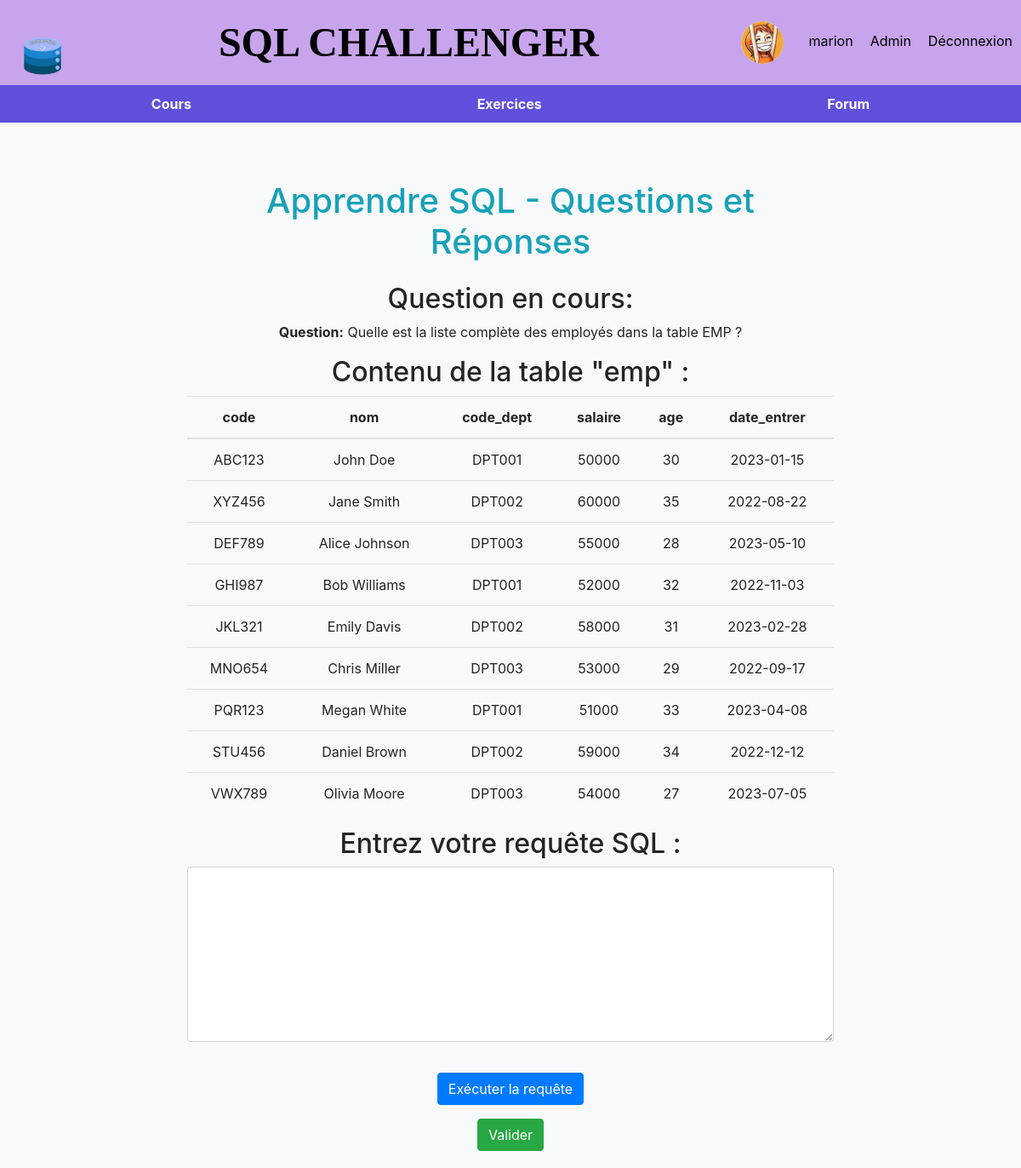
The app's page /exercices.php (signed in) with its own data.
### tables this page shows
CREATE TABLE "utilisateurs" (
	"id"	INTEGER,
	"nom"	TEXT,
	"prenom"	TEXT,
	"email"	TEXT,
	password TEXT, adresse TEXT, username TEXT, level INT DEFAULT 0, photo_path TEXT, admin BOOLEAN DEFAULT false,
	PRIMARY KEY("id")
);

CREATE TABLE questions (
    id INTEGER PRIMARY KEY,
    question TEXT,
    reponse TEXT
, level INTEGER default 0, bdd VARCHAR(150));

### header.php (called while the page is built, shortened)
<?php
if (isset($_SESSION['username'])) {
    $username = $_SESSION['username'];
    $bdd = new SQLite3('database.sqlite');
    $query = "SELECT photo_path, admin FROM utilisateurs WHERE username = :username";
    $stmt = $bdd->prepare($query);
    $stmt->bindParam(':username', $username, SQLITE3_TEXT);
    $result = $stmt->execute();
    $userData = $result->fetchArray(SQLITE3_ASSOC);
} else {
    header('Location: connexion.php');
    exit();
}
?>

### exercices.php (the view, shortened to what this page needs)
<?php
include('header.php');
$bdd = new SQLite3('database.sqlite');
$resultat = $bdd->query('SELECT * FROM questions');
$tableName = '';
$questionIndex = $_SESSION['question_index'];
if (isset($_SESSION['questions'][$questionIndex]['bdd'])) {
    $tableName = $_SESSION['questions'][$questionIndex]['bdd'];
}
$tableData = [];
if (!empty($tableName)) {
    $tableResult = $bdd->query("SELECT * FROM $tableName");
    while ($row = $tableResult->fetchArray(SQLITE3_ASSOC)) {
        $tableData[] = $row;
    }
}
$currentQuestion = isset($_SESSION['questions'][$questionIndex]) ? $_SESSION['questions'][$questionIndex] : null;
?>
<!DOCTYPE html>
<html lang="fr">
<head>
    <link rel="stylesheet" href="https://stackpath.bootstrapcdn.com/bootstrap/4.5.2/css/bootstrap.min.css">
    <link rel="stylesheet" href="style/header_menu.css">
</head>
<body>
    <div class="header">
        <div class="logo">
            <img src="img/logo.png" alt="Logo SQL CHALLENGER">
        </div>
        <div class="header-title text-center">
            <a href="index.php" style="text-decoration: none; color: inherit;">SQL CHALLENGER</a>
        </div>
        <div class="header-links">
            <?php
            if (isset($_SESSION['username'])) {
                if (!empty($userData['photo_path'])) {
                    echo '<img src="' . $userData['photo_path'] . '" alt="Photo de profil" class="profile-photo">';
                }
                echo '<a href="account.php">' . $username . '</a>';
                if ($userData['admin']) {
                    echo '<a href="back_office.php">Admin</a>';
                }
                echo '<a href="logout.php">Déconnexion</a>';
            } else {
                echo '<a href="connexion.php">Connexion</a>';
                echo '<a href="inscription.php">Inscription</a>';
            }
            ?>
        </div>
    </div>
    <div class="menu">
        <a href="cours.php">Cours</a>
        <a href="exercices.php">Exercices</a>
        <a href="forum.php">Forum</a>
    </div>
    <div class="container mt-5">
        <div class="query-form">
            <h1 class="text-center text-info mb-4">Apprendre SQL - Questions et Réponses</h1>
            <?php if ($currentQuestion) : ?>
                <h2>Question en cours:</h2>
                <p><strong>Question:</strong> <?php echo $currentQuestion['question']; ?></p>
            <?php endif; ?>
            <?php if (!empty($tableName) && !empty($tableData)) : ?>
                <h2>Contenu de la table "<?php echo $tableName; ?>" :</h2>
                <table class="table">
                    <thead>
                        <tr>
                            <?php foreach ($tableData[0] as $columnName => $value) : ?>
                                <th><?php echo $columnName; ?></th>
                            <?php endforeach; ?>
                        </tr>
                    </thead>
                    <tbody>
                        <?php foreach ($tableData as $row) : ?>
                            <tr>
                                <?php foreach ($row as $value) : ?>
                                    <td><?php echo $value; ?></td>
                                <?php endforeach; ?>
                            </tr>
                        <?php endforeach; ?>
                    </tbody>
                </table>
            <?php endif; ?>
            <h2>Entrez votre requête SQL :</h2>
            <form action="exercices.php" method="post">
                <div class="form-group">
                    <textarea name="sql_query" rows="8" cols="50" class="form-control" required><?php echo isset($_POST['sql_query']) ? htmlspecialchars($_POST['sql_query']) : ''; ?></textarea>
                </div>
                <button type="submit" class="btn btn-primary">Exécuter la requête</button>
            </form>
            <?php if ($currentQuestion) : ?>
                <form action="exercices.php" method="post">
                    <button type="submit" class="btn btn-success mt-3" name="validate">Valider</button>
                </form>
            <?php endif; ?>
        </div>
</body>
</html>

### style/header_menu.css (style rules this page uses)
body { background-color: #f8f9fa; }
.container { max-width: 800px; margin: 0 auto; padding: 20px; text-align: center; }
.header { background-color: #c7a4eb; color: #000000; padding: 10px; display: flex; justify-content: space-between; align-items: center; }
.header-title { font-size: 3rem; font-weight: bold; font-family: fantasy; text-align: center; margin-left: auto; margin-right: auto; }
.header-links a { text-decoration: none; color: #000000; margin-left: 20px; }
.menu { background-color: #6050dc; color: #000000; padding: 10px; display: flex; justify-content: space-around; }
.menu a { text-decoration: none; color: #ffffff; font-weight: bold; }
.btn { margin-top: 20px; }
.logo img { max-height: 80px; max-width: 100%; }
.profile-photo { width: 50px; height: 50px; border-radius: 50%; margin-right: 10px; }

### records on screen
utilisateurs: photo_path (picture)
questions: question "Quelle est la liste complète des employés dans la table EMP ?"

### other values on screen
$username "marion"
$tableName "emp"
$columnName "code"
$columnName "nom"
$columnName "code_dept"
$columnName "salaire"
$columnName "age"
$columnName "date_entrer"
$value "ABC123"
$value "John Doe"
$value "DPT001"
$value "50000"
$value "30"
$value "2023-01-15"
$value "XYZ456"
